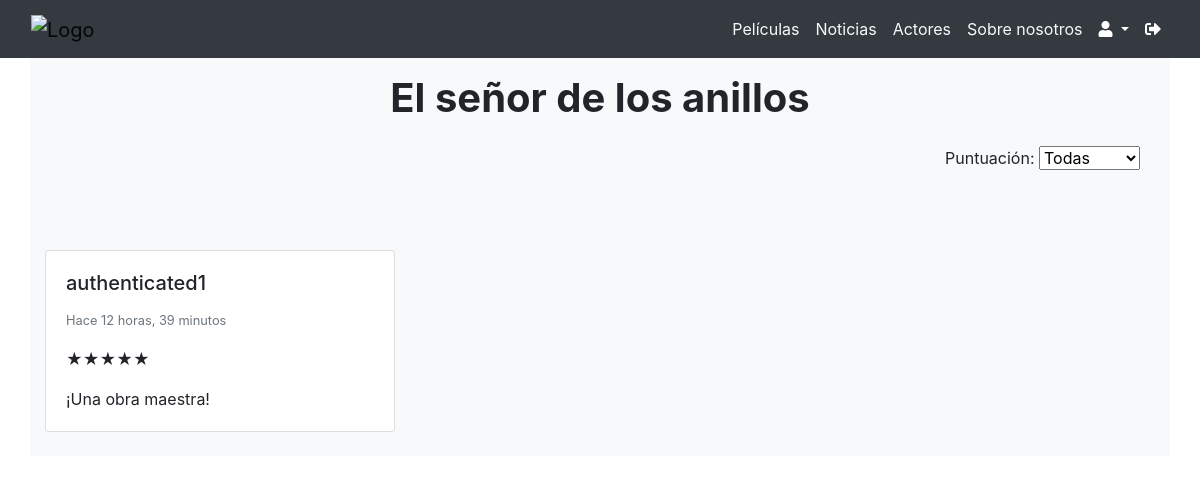
The page /movies/1109/reviews/ (signed in) on the database its author committed.
### movies/models.py (models this page shows, shortened)
class Movie(models.Model):
    title = models.CharField(max_length=100, unique=True)
    director = models.CharField(max_length=100)
    releaseYear = models.PositiveIntegerField(
        validators=[MinValueValidator(1888), MaxValueValidator(2200)],
    )
    image = models.ImageField(upload_to='images/')
    duration = models.PositiveIntegerField(
        help_text="Duración en minutos",
        validators=[MinValueValidator(1), MaxValueValidator(600)],
    )
    country = models.CharField(max_length=100)
    budget = MoneyField(
        max_digits=14, decimal_places=2, default_currency='USD'
    )
    revenue = MoneyField(
        max_digits=14, decimal_places=2, default_currency='USD'
    )
    genres = models.ManyToManyField(Genre, related_name='movies')
    actors = models.ManyToManyField(Actor, through='Performance')

class Review(models.Model):
    class State(models.TextChoices):
        PUBLISHED = 'PUBLISHED', 'Published'
        IN_DRAFT = 'IN_DRAFT', 'In Draft'
        IN_REVIEW = 'IN_REVIEW', 'In Review'
        FORBIDDEN = 'FORBIDDEN', 'Forbidden'
        DELETED = 'DELETED', 'Deleted'
    body = models.TextField()
    rating = models.PositiveIntegerField(
        validators=[MinValueValidator(1), MaxValueValidator(5)],
    )
    publicationDate = models.DateField(
        blank=True,
        null=True,
        validators=[MinValueValidator(date(1888, 1, 1)), MaxValueValidator(date.today())]
    )
    hateScore = models.IntegerField(
        default=0,
        validators=[MinValueValidator(0), MaxValueValidator(10000)]
    )
    state = models.CharField(
        max_length=50,
        choices=State.choices,
        default=State.IN_REVIEW,
    )
    user = models.ForeignKey(User, on_delete=models.CASCADE, related_name='reviews')
    movie = models.ForeignKey(Movie, on_delete=models.CASCADE, related_name='reviews')

### movies/views.py (the view)
# urls.py: path('movies/<int:movie_id>/reviews/', movie_reviews, name='movie_reviews'),
def movie_reviews(request, movie_id):
    movie = get_object_or_404(Movie, pk=movie_id)
    reviews = Review.objects.filter(movie=movie, state=Review.State.PUBLISHED)
    average_rating = reviews.aggregate(Avg('rating'))['rating__avg'] or 0
    rating = request.GET.get('rating')
    if rating:
        reviews = reviews.filter(rating=rating)
    context = {
        'movie': movie,
        'reviews': reviews,
        'average_rating': average_rating
    }
    return render(request, 'movie_reviews.html', context)

### movies/templatetags/review_filters.py (called while the page is built)
@register.filter
def times(n, value):
    try:
        n = int(n)
    except (ValueError, TypeError):
        return value
    return str(value) * n

@register.filter(name='sub')
def sub(value, arg):
    try:
        return value - arg
    except TypeError:
        return 0

### users/templatetags/user_tags.py (called while the page is built)
@register.filter('has_group')
def has_group(user, group_name):
    groups = user.groups.all().values_list('name', flat=True)
    return True if group_name in groups else False

### movies/templates/movie_reviews.html (shortened to what this page needs)
{% extends 'base.html' %}
{% load review_filters %}
{% load i18n %}
{% block content %}
<div class="container bg-light">
  {% if not show_drafts %}
    <div class="container mb-3">
      <div class="row">
        <div class="col text-center mt-3">
            <h1 class="mb-4 text-center font-weight-bold" style="word-wrap: break-word; overflow-wrap: break-word; max-width: 100%;">{{ movie.title }}</h1>
        </div>
      </div>
      <div class="row">
        <div class="col text-right">
          <form method="get" action=".">
            Puntuación:
            <select class="form-select d-inline-block" name="rating" onchange="this.form.submit()" style="width: auto;">
              <option value="">Todas</option>
            </select>
          </form>
        </div>
      </div>
    </div>
  {% endif %}
  <div class="row mb-5">
  </div>
  <div class="row">
    {% for review in reviews %}
      <div class="col-md-6 col-lg-4 mb-4">
        <div class="card h-100">
          <div class="card-body d-flex flex-column">
            <h5 class="card-title">
              {% if show_drafts %}
                {{ review.movie.title }}
              {% else %}
                {{ review.user.username }}
              {% endif %}
            </h5>
            {% if not show_drafts %}
              <p class="card-text"><small class="text-muted">Hace {{ review.publicationDate|timesince }}</small></p>
            {% endif %}
            <p class="card-text">
              {{ review.rating|times:"★" }}{{ 5|sub:review.rating|times:"☆" }}
            </p>
            <p class="card-text">{{ review.body }}</p>
          </div>
        </div>
      </div>
    {% endfor %}
  </div>
</div>
{% endblock %}

### rows shown on the page
Movie: title "El señor de los anillos"
Review: user.username "authenticated1", publicationDate "12 horas, 39 minutos", rating "★★★★★", body "¡Una obra maestra!"
